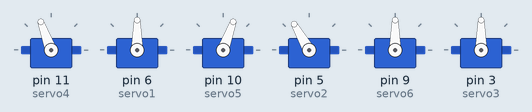
Recording of a sketch running on a simulated Arduino Uno, built with avr-gcc and run on an emulated ATmega328P. Parts: 6 × servo.

Above: at 4.65 s.
Timing chart, 0 to 7.6 s (numbered marks = the images above):
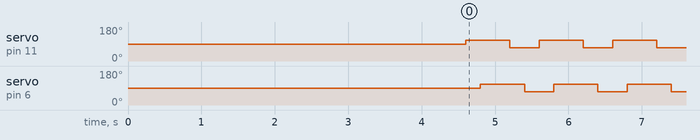

The sketch:

biped_robot.ino
```cpp
#include <Servo.h>
Servo servo4; //hipr;
Servo servo1; //hipl;

Servo servo5; //kneer;
Servo servo2; //kneel;

Servo servo6; //footr;
Servo servo3; //footl;

int neutralAngles[] = {90, 90, 90, 90, 90, 90};

void setup() {

  servo4.attach(11);
  servo1.attach(6);

  servo5.attach(10);
  servo2.attach(5);

  servo6.attach(9);
  servo3.attach(3);

// variable to store the servo position

  Serial.begin(9600);

    for (int i = 0; i < 6; i++) {
    setServoAngle(i, neutralAngles[i]);
    delay(500); // Delay to allow servos to reach the neutral position
  }
  setServoAngle(4,70);
  setServoAngle(1,120);
}

void loop() {
  moveForward();
//  attention();
}

void setServoAngle(int servoIndex, int angle) {
  if (angle >= 0 && angle <= 180) {
    switch (servoIndex) {
      case 0: servo1.write(angle); break;//hipl
      case 1: servo2.write(angle); break;//kneel
      case 2: servo3.write(angle); break;//footl
      case 3: servo4.write(angle); break;//hipr
      case 4: servo5.write(angle); break;//kneer
      case 5: servo6.write(angle); break;//footr
    }
    delay(200);
  }
}


void moveForward() {
      setServoAngle(3,110);
      setServoAngle(0,110);
      delay(200);
      setServoAngle(3,70);
      setServoAngle(0,70);

//    delay(500);

//
//  delay(500); // Delay to complete the step
//
//  // Reset right leg to neutral position
//  setServoAngle(3, 90);  // Right hip
//  setServoAngle(1, 90);  // Right knee
//  setServoAngle(5, 90);  // Right foot
//
//  delay(500); // Delay to reset the leg
//
//  // Left leg forward
//  setServoAngle(0, 120); // Left hip
//  setServoAngle(2, 60);  // Left knee
//  setServoAngle(4, 90);  // Left foot
//
//  delay(500); // Delay to complete the step
//
//  // Reset left leg to neutral position
//  setServoAngle(0, 90);  // Left hip
//  setServoAngle(2, 90);  // Left knee
//  setServoAngle(4, 90);  // Left foot
//
//  delay(500);
}
```

Measured:
- by itself, servo on pin 11 (servo4), servo on pin 6 (servo1): alternates 110° for 0.60 s and 70° for 0.40 s
